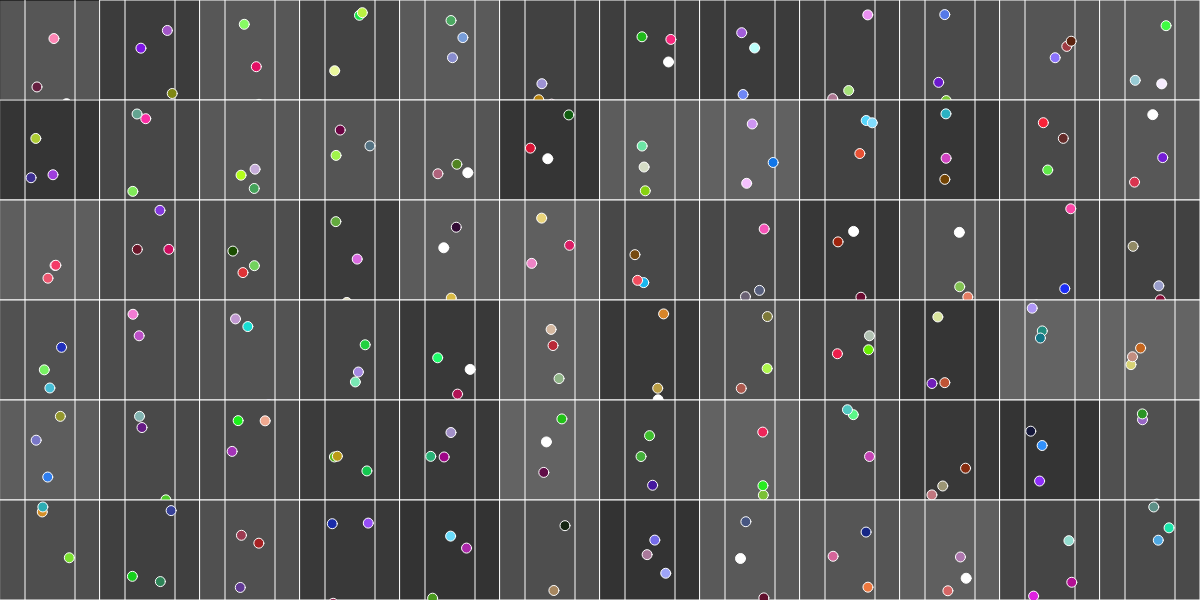
Frame 1 (no input)
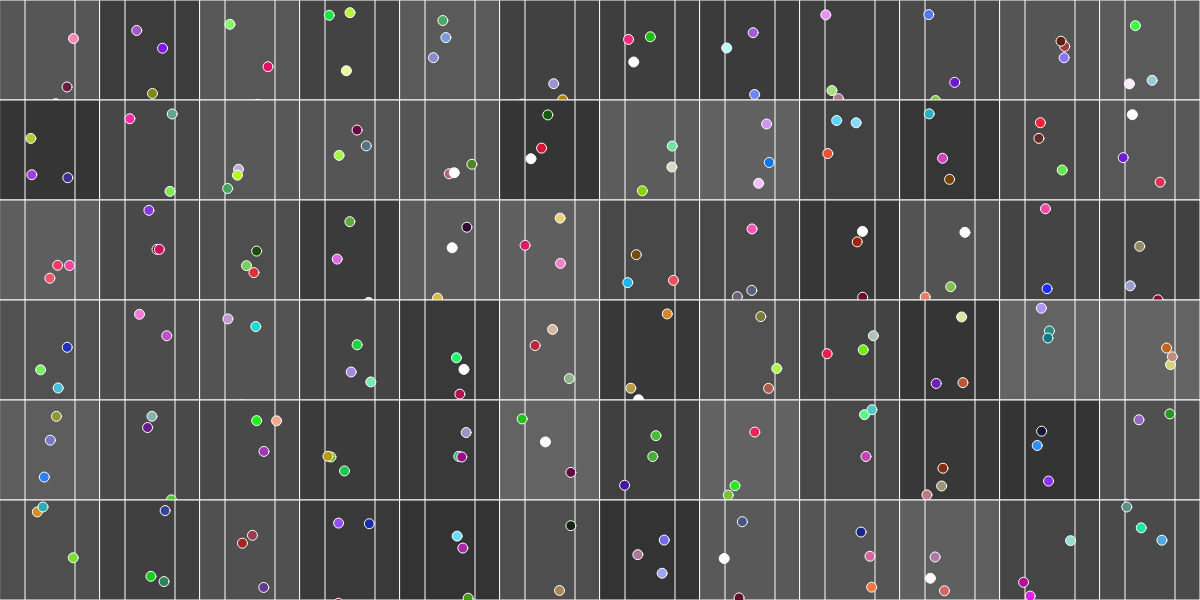
Frame 60 (no input)
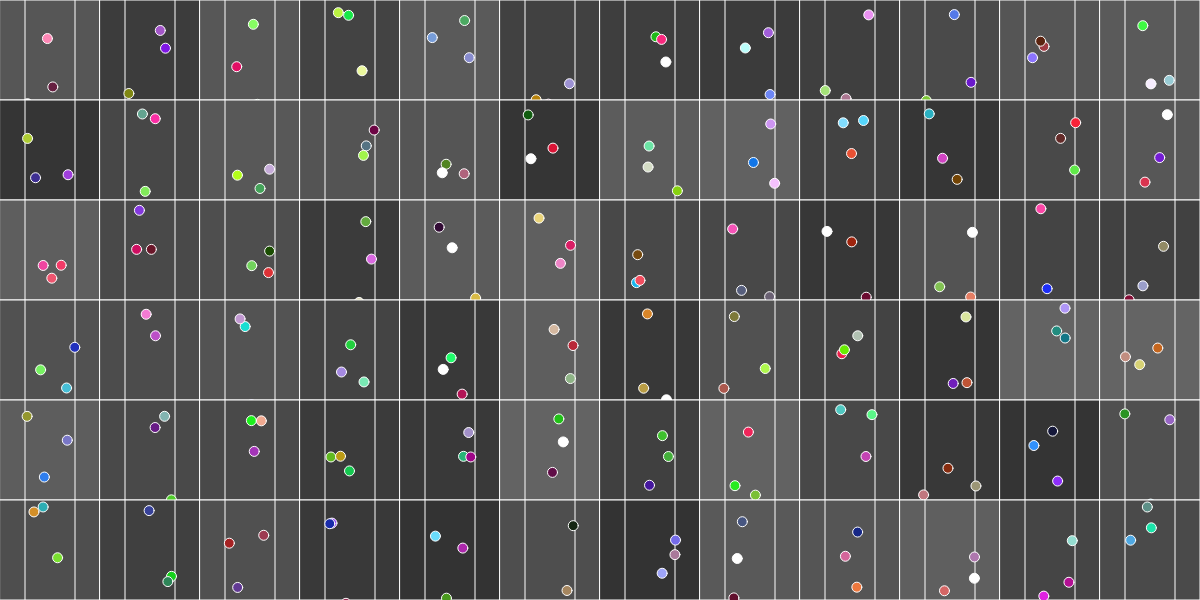
Frame 120 (the mouse pressed at the canvas centre since frame 60)

The p5.js sketch that drew these frames (run headless with seeded random() and noise() and a simulated clock; from frame 60 on, the mouse is pressed at the canvas centre):

// p5.js sketch
// ── sketch.js
 // ok I did a bunch for you!  now make the balls move


  

  
  
  
  
  const canvasWidth = 1200
  const canvasHeight = 600
  const numRows = 6
  const numColumns = 12
  const systemWidth = canvasWidth/numColumns
  const systemHeight = canvasHeight/numRows
  //let section1, section2, section3, section4
  let ballSystems
  
  
  function setup() {
    createCanvas(canvasWidth, canvasHeight);
    
    ballSystems = makeBallSystems(
                        numRows, 
                        numColumns, 
                        systemWidth,
                        systemHeight,
                        canvasWidth, 
                        canvasHeight)
        console.log(ballSystems)
  }
  
  function draw() {
    background(220);
    
    ballSystems.forEach(section => {
        section.update()
        section.render()
    })
  }
// ── Ball.js
class Ball{
    constructor(x, y, size){
      this.x = x
      this.y = y
      this.size = size
      this.color = createRandomColor()
      this.speed = Math.random() * 4
    }

    checkLines(rightLine,leftLine){
        console.log(rightLine, leftLine)
        if(this.x < leftLine.x1){
            return -1
        }else if(this.x > rightLine.x1){
            return -1
        } else {
            return 1
        }
    }
    
   render(){
     console.log(this.x, this.y, this.size)
     fill(this.color)
     circle(this.x, this.y, this.size)
   } 

   update(rightLine, leftLine){
       this.speed *= this.checkLines(rightLine, leftLine)       
       this.x += this.speed

   }
  }
  
// ── BallSystem.js
class BallSystem{
    constructor(x, y, size){
        this.x= x
        this.y = y
        this.size = size 
        this.color = random(50,100)
        this.leftLine = new Line(
                                  this.x + this.size * 0.25,
                                  this.y,
                                  this.x + (this.size * 0.25),
                                  this.y + this.size
                                )
        this.rightLine = new Line(                            
                                  this.x + this.size * 0.75,
                                  this.y,
                                  this.x + (this.size * 0.75),
                                  this.y + this.size)
        this.numBalls = 3 
        this.spaceBetweenLines = (this.size* 0.75 - this.size * 0.35)
        this.balls = Array.from({ length: this.numBalls}, () => {
          return new Ball( this.x + this.size * 0.30 + this.spaceBetweenLines * Math.random(),this.size/15 + this.y + Math.random() * this.size, this.size/10)
        })
        
      
    }
    render(){
      fill(this.color)
      rect(this.x, this.y, this.size)
      this.rightLine.render()
      this.leftLine.render()
      this.balls.forEach(ball => ball.render())
    }

    update(){
        
        this.balls.forEach(ball => ball.update(this.rightLine, this.leftLine))
        
    }
  }
// ── Line.js
class Line{
    constructor(x1, y1, x2, y2){
        this.x1 = x1
        this.y1 = y1
        this.x2 = x2
        this.y2 = y2
        this.strokeVal = 1
      this.strokeColor = 255
    }
    
    render(){
      stroke(this.strokeColor)
      strokeWeight(this.strokeVal)
      line(this.x1, this.y1, this.x2, this.y2)
    }
    
  }
// ── utils.js
const createRandomColor = () => `#${Math.floor(Math.random() * 2 ** 24).toString(16)}`

const makeBallSystems = 
    (rows, columns, width, height, canvasWidth, canvasSize) => {
        let arr = []
        for(let i = 0; i < rows; i++){
            for( let j = 0; j< columns; j++){
                arr.push( new BallSystem(
                    j * canvasWidth/(canvasWidth/width),
                    i * canvasHeight/(canvasHeight/height),
                    width, height
                ))
            }
        }
        return arr
    }

        // the easiest thing to do here is probably make the array by hand
    // because to make it programmatically requires knowing nested
    // for loops.  so, something like
    // section1 = new Section(0, 0, sectionSize)
    // section2 = new Section(canvasWidth/2, 0, sectionSize)
    // section3 = new Section(0, canvasHeight/2, sectionSize)
    // section4 = new Section(canvasWidth/2, canvasHeight/2, sectionSize)
    //  sections = [section1, section2, section3, section4] 
